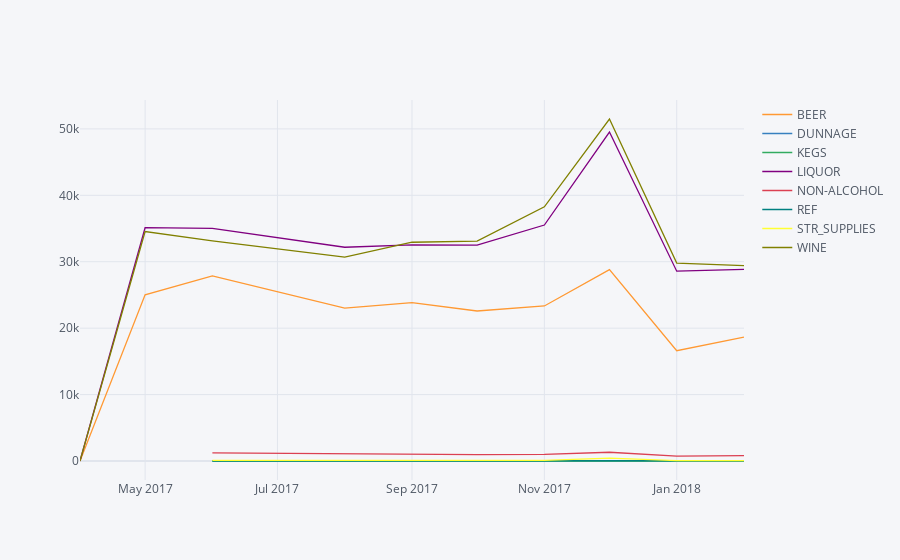

Source (notebook cell):
### Code cell
itemtype = data.groupby(['Date','ItemType'])['RetailSales'].sum().reset_index()
itemtype = itemtype.pivot_table(index = 'Date', columns = 'ItemType', values = 'RetailSales')
itemtype.iplot(kind = 'line')

### Figure 1 — Plotly figure (JSON) as saved in the notebook; plotly's stock layout.template omitted (floating-point values rounded to 4 significant figures)
{"data": [{"line": {"color": "rgba(255, 153, 51, 1.0)", "dash": "solid", "shape": "linear", "width": 1.3}, "mode": "lines", "name": "BEER", "text": "", "type": "scatter", "x": ["2017-04-01", "2017-05-01", "2017-06-01", "2017-08-01", "2017-09-01", "2017-10-01", "2017-11-01", "2017-12-01", "2018-01-01", "2018-02-01"], "y": [0, 25020.0, 27860.0, 23030.0, 23850.0, 22580.0, 23340.0, 28820.0, 16610.0, 18640.0]}, {"line": {"color": "rgba(55, 128, 191, 1.0)", "dash": "solid", "shape": "linear", "width": 1.3}, "mode": "lines", "name": "DUNNAGE", "text": "", "type": "scatter", "x": ["2017-04-01", "2017-05-01", "2017-06-01", "2017-08-01", "2017-09-01", "2017-10-01", "2017-11-01", "2017-12-01", "2018-01-01", "2018-02-01"], "y": ["", "", 0, 0, 0, 0, 0, 0, 0, 0]}, {"line": {"color": "rgba(50, 171, 96, 1.0)", "dash": "solid", "shape": "linear", "width": 1.3}, "mode": "lines", "name": "KEGS", "text": "", "type": "scatter", "x": ["2017-04-01", "2017-05-01", "2017-06-01", "2017-08-01", "2017-09-01", "2017-10-01", "2017-11-01", "2017-12-01", "2018-01-01", "2018-02-01"], "y": ["", "", 0, 0, 0, 0, 0, 0, 0, 0]}, {"line": {"color": "rgba(128, 0, 128, 1.0)", "dash": "solid", "shape": "linear", "width": 1.3}, "mode": "lines", "name": "LIQUOR", "text": "", "type": "scatter", "x": ["2017-04-01", "2017-05-01", "2017-06-01", "2017-08-01", "2017-09-01", "2017-10-01", "2017-11-01", "2017-12-01", "2018-01-01", "2018-02-01"], "y": [0, 35120.0, 35040.0, 32190.0, 32530.0, 32490.0, 35520.0, 49520.0, 28580.0, 28850.0]}, {"line": {"color": "rgba(219, 64, 82, 1.0)", "dash": "solid", "shape": "linear", "width": 1.3}, "mode": "lines", "name": "NON-ALCOHOL", "text": "", "type": "scatter", "x": ["2017-04-01", "2017-05-01", "2017-06-01", "2017-08-01", "2017-09-01", "2017-10-01", "2017-11-01", "2017-12-01", "2018-01-01", "2018-02-01"], "y": [0, "", 1209.0, 1091.0, 997.1, 945.6, 1005.0, 1316.0, 732.2, 812.8]}, {"line": {"color": "rgba(0, 128, 128, 1.0)", "dash": "solid", "shape": "linear", "width": 1.3}, "mode": "lines", "name": "REF", "text": "", "type": "scatter", "x": ["2017-04-01", "2017-05-01", "2017-06-01", "2017-08-01", "2017-09-01", "2017-10-01", "2017-11-01", "2017-12-01", "2018-01-01", "2018-02-01"], "y": [0, "", 30.6, 19.54, 38.88, 22.82, 63.11, 41.21, 23.66, 41.52]}, {"line": {"color": "rgba(255, 255, 51, 1.0)", "dash": "solid", "shape": "linear", "width": 1.3}, "mode": "lines", "name": "STR_SUPPLIES", "text": "", "type": "scatter", "x": ["2017-04-01", "2017-05-01", "2017-06-01", "2017-08-01", "2017-09-01", "2017-10-01", "2017-11-01", "2017-12-01", "2018-01-01", "2018-02-01"], "y": [0, "", 89.22, 77.34, 94.64, 84.38, 106.1, 439.6, 56.94, 47.76]}, {"line": {"color": "rgba(128, 128, 0, 1.0)", "dash": "solid", "shape": "linear", "width": 1.3}, "mode": "lines", "name": "WINE", "text": "", "type": "scatter", "x": ["2017-04-01", "2017-05-01", "2017-06-01", "2017-08-01", "2017-09-01", "2017-10-01", "2017-11-01", "2017-12-01", "2018-01-01", "2018-02-01"], "y": [0, 34550.0, 33130.0, 30710.0, 32940.0, 33110.0, 38280.0, 51490.0, 29790.0, 29410.0]}], "layout": {"legend": {"bgcolor": "#F5F6F9", "font": {"color": "#4D5663"}}, "paper_bgcolor": "#F5F6F9", "plot_bgcolor": "#F5F6F9", "title": {"font": {"color": "#4D5663"}}, "xaxis": {"gridcolor": "#E1E5ED", "showgrid": true, "tickfont": {"color": "#4D5663"}, "title": {"font": {"color": "#4D5663"}, "text": ""}, "zerolinecolor": "#E1E5ED"}, "yaxis": {"gridcolor": "#E1E5ED", "showgrid": true, "tickfont": {"color": "#4D5663"}, "title": {"font": {"color": "#4D5663"}, "text": ""}, "zerolinecolor": "#E1E5ED"}}}
